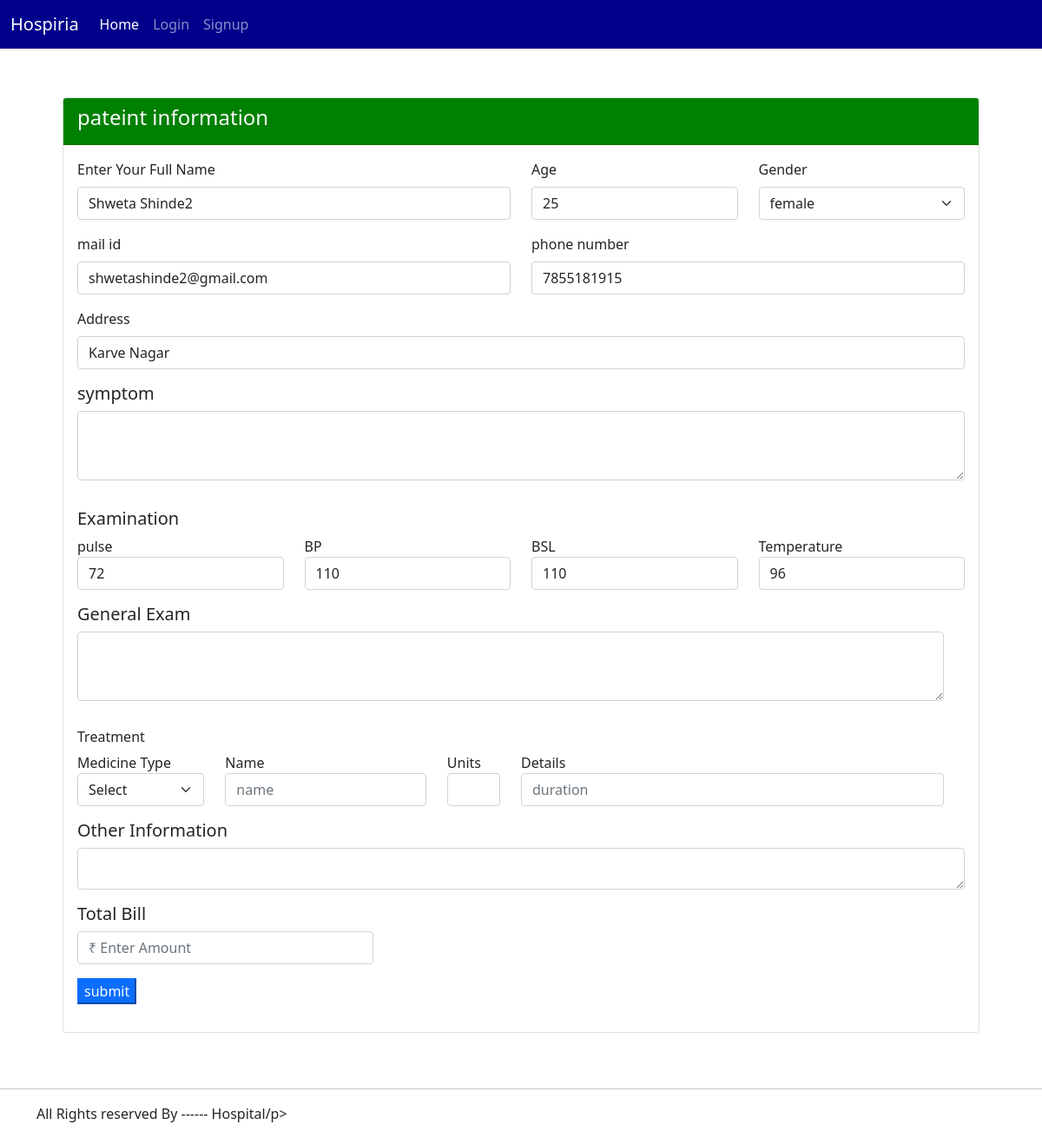
Page /2/ on the committed database.
### hospital_management/models.py (models this page shows)
class PatientInfoNew(models.Model):
    Patient_name= models.CharField(max_length=100)
    age=models.IntegerField(null=False)
    mobile=models.CharField(max_length=10,blank=True)
    email=models.EmailField(max_length=250,null=True,blank=True,unique=True)
    gender=models.CharField(max_length=10)
    address=models.TextField(max_length=250,blank=True)
    complaint = models.TextField(max_length=250,blank=True)
    pulse=models.CharField(max_length = 3,blank=True)
    bp=models.CharField(max_length=3,blank=True)
    bsl=models.CharField(max_length=3,blank=True)
    temprature=models.CharField(max_length=3,blank=True)
    general_exam = models.CharField(max_length=250,blank=True)
    medicine_type1 = models.CharField(max_length=100,blank=True)
    medicine_name1 = models.CharField(max_length=100,blank=True)
    medicine_units1 = models.CharField(max_length =3,blank=True)
    medicine_detail1 = models.CharField(max_length=50,blank=True)
    medicine_type2 = models.CharField(max_length=100,blank=True,null=True)
    medicine_name2 = models.CharField(max_length=100,blank=True,null=True)
    medicine_units2 = models.CharField(max_length =3,blank=True,null=True)
    medicine_detail2 = models.CharField(max_length=50,blank=True,null=True)
    medicine_type3 = models.CharField(max_length=100,blank=True,null=True)
    medicine_name3 = models.CharField(max_length=100,blank=True,null=True)
    medicine_units3 = models.CharField(max_length =3,blank=True,null=True)
    medicin_detail3 = models.CharField(max_length=50,blank=True,null=True)
    medicine_type4 = models.CharField(max_length=100,blank=True,null=True)
    medicine_name4 = models.CharField(max_length=100,blank=True,null=True)
    medicine_units4 = models.CharField(max_length =3,blank=True,null=True)
    medicine_detail4 = models.CharField(max_length=50,blank=True,null=True)
    medicine_type5 = models.CharField(max_length=100,blank=True,null=True)
    medicine_name5 = models.CharField(max_length=100,blank=True,null=True)
    medicine_units5 = models.CharField(max_length =3,blank=True,null=True)
    medicine_detail5 = models.CharField(max_length=50,blank=True,null=True)
    other_information = models.TextField(max_length=200,blank=True)
    total_bill = models.CharField(max_length = 5,blank=True)
    added_on = models.DateTimeField(auto_now_add=True,null=True)
    updated_at = models.DateTimeField(auto_now=True)

### hospital_management/views.py (the view)
# urls.py: path('<int:id>/',views.update_data,name="update"),
def update_data(request, id):
    allPatient = PatientInfoNew.objects.get(pk=id)
    if request.method == 'POST':
        patient_name = request.POST.get('patient_name')
        email = request.POST.get('email')
        mobile = request.POST.get('mobile')
        gender = request.POST.get('gender')
        age = request.POST.get('age')
        address = request.POST.get('address')
        complaint = request.POST.get('complaint')
        pulse = request.POST.get('pulse')
        bp = request.POST.get('bp')
        temprature = request.POST.get('temprature')
        bsl = request.POST.get('bsl')
        general_exam = request.POST.get('general_exam')
        medicin_type = request.POST.get('medicin_type')
        medicin_name = request.POST.get('medicin_name')
        medicin = request.POST.get('medicine')
        unit = request.POST.get('unit')
        medicin_type2 = request.POST.get('medicin_type2')
        medicin_name2 = request.POST.get('medicin_name2')
        medicin2 = request.POST.get('medicine_detail2')
        unit2 = request.POST.get('unit2')
        medicin_type3 = request.POST.get('medicin_type3')
        medicin_name3 = request.POST.get('medicin_name3')
        medicin3 = request.POST.get('medicine_detail3')
        unit3 = request.POST.get('unit3')
        medicin_type4 = request.POST.get('medicin_type4')
        medicin_name4 = request.POST.get('medicin_name4')
        medicin4 = request.POST.get('medicine_detail4')
        unit4 = request.POST.get('unit4')
        medicin_type5 = request.POST.get('medicin_type5')
        medicin_name5 = request.POST.get('medicin_name5')
        medicin5 = request.POST.get('medicine_detail5')
        unit5 = request.POST.get('unit5')
        other_info = request.POST.get('other_info')
        total_bill = request.POST.get('total_amount')
        patient = PatientInfoNew(id=id,Patient_name=patient_name,email=email,mobile=mobile,gender=gender,age=age,address=address,complaint=complaint,pulse=pulse,bp=bp,temprature=temprature,bsl=bsl,general_exam=general_exam,medicine_type1=medicin_type,medicine_name1=medicin_name,medicine_detail1=medicin,medicine_units1=unit,medicine_type2=medicin_type2,medicine_name2=medicin_name2,medicine_detail2=medicin2,medicine_units2=unit2,medicine_type3=medicin_type3,medicine_name3=medicin_name3,medicin_detail3=medicin3,medicine_units3=unit3,medicine_type4=medicin_type4,medicine_name4=medicin_name4,medicine_detail4=medicin4,medicine_units4=unit4,medicine_type5=medicin_type5,medicine_name5=medicin_name5,medicine_detail5=medicin5,medicine_units5=unit5,other_information=other_info,total_bill=total_bill)
        patient.save()
        patient = PatientInfoNew.objects.all()
        return render(request,'patientrecord.html',{'title':'Patient Record','msg':'Data Updated Successfully!!!','patientdata': patient})
    else:
        return render(request,'Update_data.html',{"title":'Update data','patient':allPatient})

### hospital_management/templates/Update_data.html (shortened to what this page needs)
{% include 'header.html' %}
<div class="container-fluid mt-2">
    <div class="row">
        <div class="container">
            <div class="row m-lg-5">
                <div class="col-md-12">
                    <div class="card">
                        <div class="card-header text-light" style="background-color:green">
                            <h4 class="card-title"> pateint information</h4>
                        </div>
                        <div class="card-body">
                            <div class="row">
                                <form action="" method="post">
                                    <div class="row">
                                        <div class=" col-md-6 mb-3">
                                            <label class="form-label">Enter Your Full Name</label>
                                            <input name="patient_name" type="text" placeholder="name"
                                                class="form-control" value="{{patient.Patient_name}}">
                                        </div>
                                        <div class=" col-md-3 mb-3">
                                            <label class="form-label">Age</label>
                                            <input name="age" type="number" placeholder="age" class="form-control" value="{{patient.age}}">
                                        </div>
                                        <div class="col-md-3 mb-3 mt-0">
                                            <label class="form-label"  >Gender</label>
                                            <select class="form-select" name="gender"
                                                arial-label="Default select example"  required>
                                                <option value="{{patient.gender}}">{{patient.gender}}</option>
                                            </select>
                                        </div>
                                        <div class=" col-md-6 mb-3">
                                            <label class="form-label">mail id </label>
                                            <input name="email" type="email" placeholder="Email" class="form-control" value="{{patient.email}}">
                                        </div>
                                        <div class=" col-md-6 mb-3">
                                            <label class="form-label">phone number </label>
                                            <input name="mobile" type="number" placeholder="mobile number"
                                                class="form-control" value="{{patient.mobile}}">
                                        </div>
                                    </div>
                            </div>
                            <div class="col-md-12 mb-3">
                                <label class="form-label">Address</label>
                                <input name="address" type="text" placeholder="address" class="form-control" value="{{patient.address}}">
                            </div>
                            <div class="row">
                                <div class=" col-md-12 mb-3">
                                    <h5>symptom</h5>
                                    <div class="mb-3">
                                        <textarea class="form-control" id="message"
                                            name="complaint" placeholder="{{patient.complaint}}"
                                            style="height: 5rem" data-sb-validations="required"></textarea>
                                    </div>
                                </div>
                            </div>
                            <h5>Examination</h5>
                            <div class="row">
                                <div class=" col-md-3 mb-3">
                                    <label class="form-lable">pulse </label>
                                    <input name="pulse"  type="text" placeholder="pulse rate" class="form-control" pattern="[0-9]+" value="{{patient.pulse}}">
                                </div>
                                <div class="col-md-3 mb-3">
                                    <label class="form-lable">BP </label>
                                    <input name="bp"  type="text" placeholder="BP" class="form-control" value="{{patient.bp}}">
                                </div>
                                <div class="col-md-3 mb-3">
                                    <label class="form-lable">BSL </label>
                                    <input name="bsl" type="text" placeholder="BSL" class="form-control" value="{{patient.bsl}}">
                                </div>
                                <div class="col-md-3 mb-3">
                                    <label class="form-lable">Temperature </label>
                                    <input name="temprature" type="text" placeholder="Temp" class="form-control" value="{{patient.temprature}}">
                                </div>
                                <div class="row">
                                    <div class=" col-md-12 mb-3">
                                        <h5>General Exam</h5>
                                        <div class="mb-3">
                                            <textarea class="form-control" id="message"
                                                name="general_exam" placeholder="{{patient.general_exam}}"
                                                style="height: 5rem" data-sb-validations="required"></textarea>
                                        </div>
                                    </div>
                                </div>
                                <div class="row">
                                    <h6>Treatment</h6>
                                    <div class="col-md-2 mb-3 mt-0">
                                        <label class="form-lable">Medicine Type</label>
                                        <select class="form-select" name="medicin_type" value="{{patient.medicin_type}}"
                                            arial-label="Default select example">
                                            <option value="">Select</option>
                                        </select>
                                    </div>
                                    <div class="col-md-3 mb-3">
                                        <label class="form-lable">Name </label>
                                        <input name="medicin_name" type="text" placeholder="name" class="form-control">
                                    </div>
                                    <div class="col-md-1 mb-3">
                                        <label class="form-lable">Units </label>
                                        <input name="unit" type="text" placeholder="" class="form-control">
                                    </div>
                                    <div class="col-md-6 mb-3">
                                        <label class="form-lable">Details </label>
                                        <input name="medicine" type="text" placeholder="duration" class="form-control">
                                    </div>
                                </div>
                            </div>
                            <div class="row">
                                <div class=" col-md-12 mb-3">
                                    <div class="form-label">
                                        <h5>Other Information</h5>
                                    <div class="mb-3">
                                        <textarea class="form-control" id="message"
                                            name="other_info" placeholder="{{patient.other_information}}"
                                            style="height: 3rem" data-sb-validations="required" ></textarea>
                                    </div>
                                    <div>
                                        <div class="col-md-4 mb-3">
                                            <label class="form-lable"><h5>Total Bill</h5> </label>
                                            <input name="total_amount" type="number" placeholder="₹ Enter Amount" class="form-control">
                                        </div>
                                    </div>
                                    </div>
                                    <div>
                                        <button class="button btn-primary" type="submit">submit</button>
                                    </div>
                                </div>
                            </div>
                        </div>
                    </div>
                </div>
            </div>
        </div>
    </div>
</div>
{% include 'footer.html' %}

### rows in the picture
PatientInfoNew: patient_name "Shweta Shinde2", age "25", gender "female", email "shwetashinde2@gmail.com", mobile "7855181915", address "Karve Nagar", pulse "72", bp "110", bsl "110", temprature "96"
